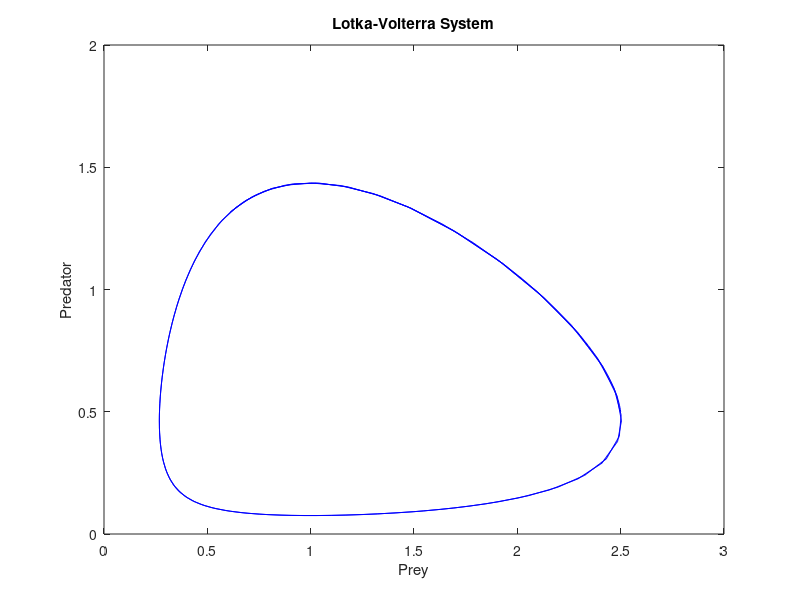
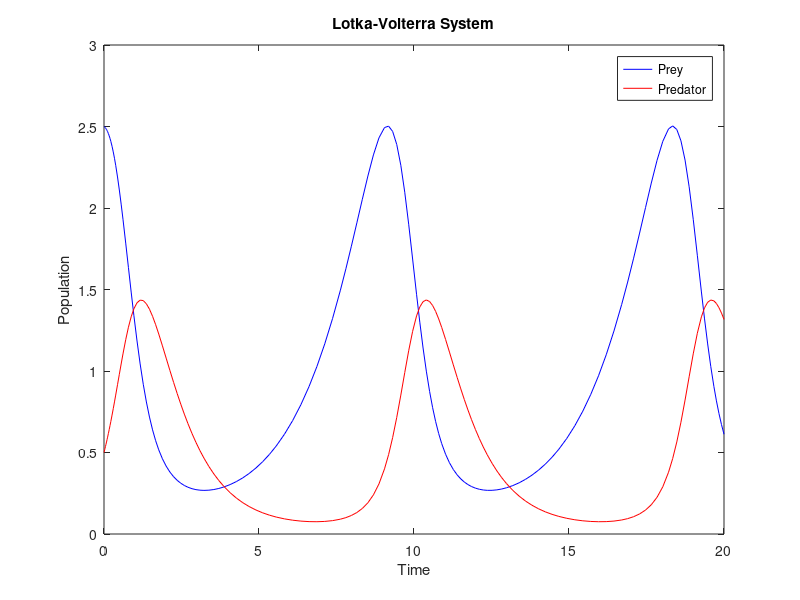

These charts were generated, in order, by the following MATLAB code:
% Define model parameters
alpha = 0.6;
beta = 1.3;
gamma = 1.0;
delta = 1.0;

% Define model
dxdt = @(t, x) [alpha*x(1) - beta*x(1)*x(2); -gamma*x(2) + delta*x(1)*x(2)];
tspan = [0, 20];
X0 = [2.5; 0.5];

% Define solver options
opts = odeset("RelTol", 0.0001);

% Call ode45
[t, X] = ode45(dxdt, tspan, X0, opts);

% Plot results in phase plane
figure
plot(X(:,1), X(:,2), "b-")
xlabel("Prey")
ylabel("Predator")
title("Lotka-Volterra System")

% Plot results versus time
figure
plot(t, X(:,1), "b-", t, X(:,2), "r-")
xlabel("Time")
ylabel("Population")
title("Lotka-Volterra System")
legend("Prey", "Predator")
